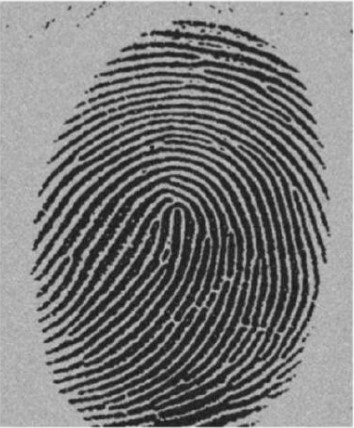
#> input picture people.jpg, 354 x 428 px, found by its file name
$ python Histogram.py
#> lines starting #> are read from the running program, lines starting #| are printed output that depends on the picture
import cv2
from matplotlib import pyplot as h

## where there is 'Downloads//ABC.jpg
## out the name of the image you wanna use
img =('E:\\Downloads\\ABC.jpg')
show_histogram =  cv2.imread('E:\\Downloads\\people.jpg')
#> show_histogram is the input picture: shape (428, 354, 3); min 18, max 254, mean 123.3
h.hist(show_histogram.ravel(),256,[0,256])
h.show()
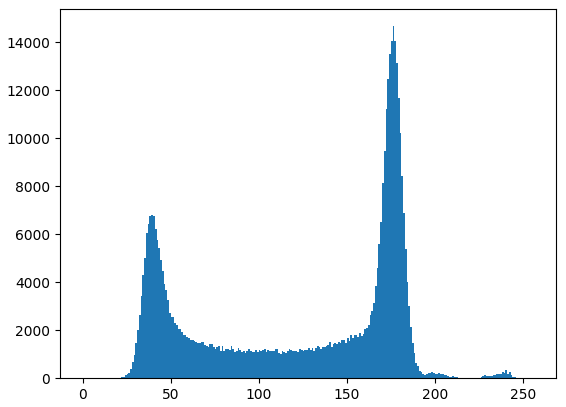
#> figure drawn by matplotlib, 1 panel; tallest bar 14664 high, from x = 176 to 177
window = 'image'
cv2.imshow(window, show_histogram)
cv2.waitKey(0)
#> (the run stopped early here; a loop or call above may not have finished)
